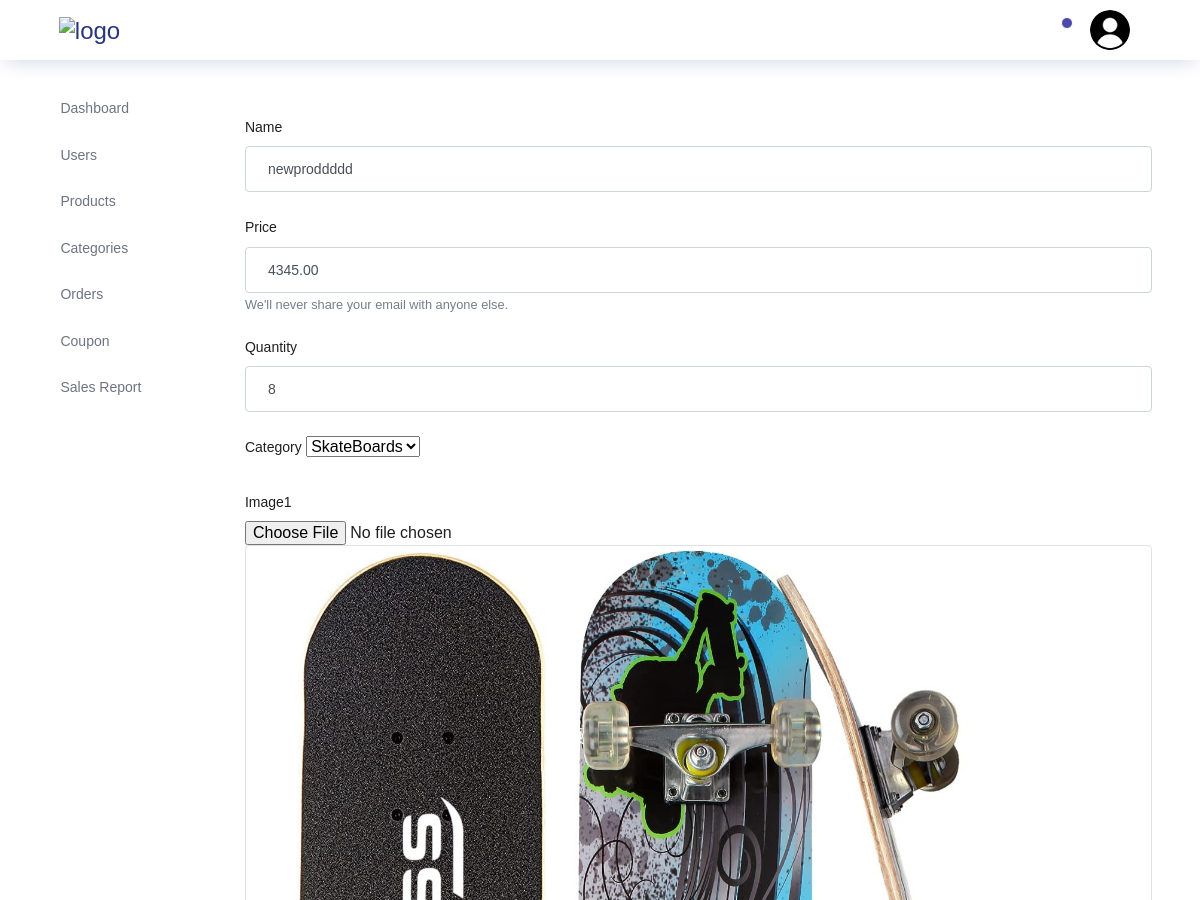
The app's page /storeadmin/editproducts/21/ (upper part), older data.
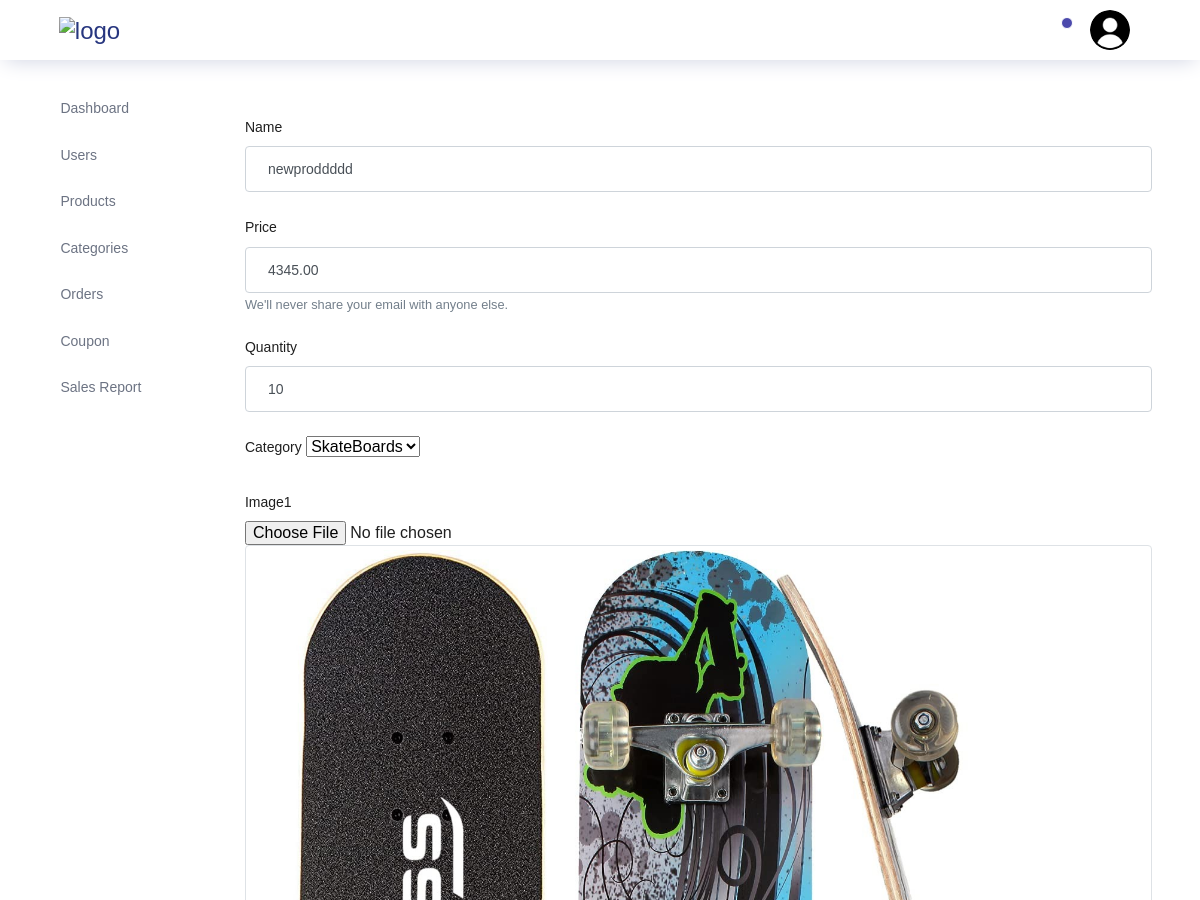
The same page, newer data.
### store/models.py (models this page shows)
class Products(models.Model):
    name=models.CharField(max_length=200,unique=True)
    price = models.DecimalField(max_digits=10, decimal_places=2)
    quantity=models.PositiveIntegerField()
    category=models.ForeignKey(Category,on_delete=models.CASCADE)
    description=models.TextField(blank=True)
    image1=models.ImageField(upload_to='store/products/', blank=True)
    image2=models.ImageField(upload_to='store/products/', blank=True)
    image3=models.ImageField(upload_to='store/products/', blank=True)
    image4=models.ImageField(upload_to='store/products/', blank=True)

### storeadmin/views.py (the view, shortened to what this page needs)
# urls.py: path("editproducts/<int:someid>/",views.editproducts,name="admin_editproducts"),
def editproducts(request, someid):
    content=Products.objects.get(id=someid)
    categoryobjs=Category.objects.all()
    return render(request,"storeadmin/products/editproducts.html",{"content":content,"categoryobjs":categoryobjs})

### storeadmin/templates/storeadmin/products/editproducts.html (shortened to what this page needs)
{% extends 'storeadmin/index.html' %}
{% block content %}
<form class="p-5" method="POST" action="" enctype="multipart/form-data"> {% csrf_token %}
    <div class="form-group mt-2">
      <label for="username">Name</label>
      <input value="{{content.name}}" name="name" type="text" class="form-control" id="username" placeholder="Enter username">
    </div>
    <div class="form-group mt-2">
      <label for="email">Price</label>
      <input value="{{content.price}}" name="price" type="text" class="form-control" id="email" aria-describedby="emailHelp" placeholder="Enter email">
      <small id="emailHelp" class="form-text text-muted">We'll never share your email with anyone else.</small>
    </div>
    <div class="form-group mt-2">
      <label for="inputPassword">Quantity</label>
      <input  value="{{content.quantity}}"  name="quantity" type="text" class="form-control" id="inputPassword" placeholder="Password">
    </div>
    <div class="form-group mt-2">
      <label for="inputPassword">Category</label>
      <select id="dropdown" name="category">
        {% for item in categoryobjs  %}
        <option value="{{item.name}}">{{item.name}}<br><br> </option>
        {% endfor %}
      </select>
    </div>
    {% if content.image1 %}
    <div class="form-group mt-2">
      <label for="image1">Image1</label>
      <input name="image1" type="file" class="form-control-file" id="image1">
      <img class="img-thumbnail"  src="{{ content.image1.url }}" alt="{{ content.title }}">
    </div>
    {% endif %}
  </form>
{% endblock content %}

Row changes from the older to the newer data that the page shows:
changed Products "newproddddd": quantity "8" → "10"
